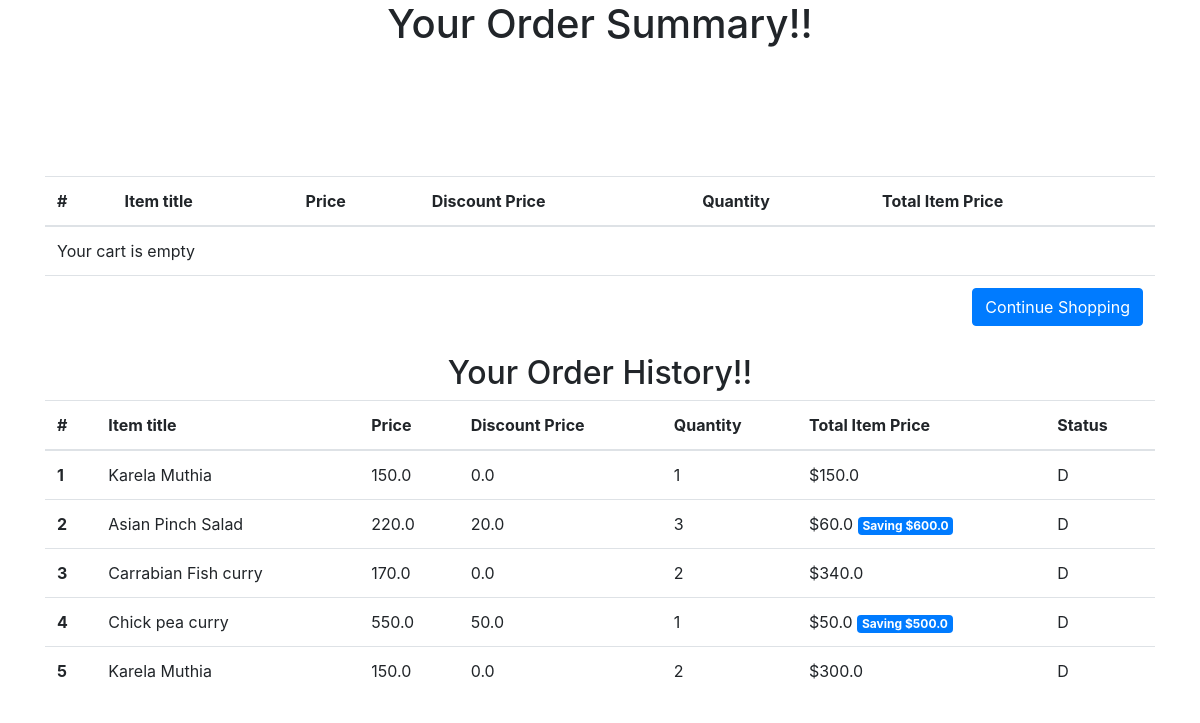
The app's page /order-summary/ (signed in) with its own data.
### core/models.py (models this page shows, shortened)
class OrderItem(models.Model):
    timestampStr = datetime.now().strftime("%d-%b-%Y (%H:%M:%S.%f)")
    user = models.ForeignKey(settings.AUTH_USER_MODEL,
                             on_delete=models.CASCADE)
    ordered = models.BooleanField(default=False)
    item = models.ForeignKey(Item, on_delete=models.CASCADE)
    quantity = models.IntegerField(default=1)
    status = models.CharField(choices=STATUS_CHOICES, max_length =1, default = 'O')
    chef_key = models.CharField(max_length=100 , default = timestampStr)
    def get_total_item_price(self):
        return self.quantity * self.item.price
    def get_total_discount_item_price(self):
        return self.quantity * self.item.discount_price
    def get_amount_saved(self):
        return self.get_total_item_price() - self.get_total_discount_item_price()

class Item(models.Model):
    chef = models.ForeignKey(settings.AUTH_USER_MODEL,on_delete=models.CASCADE, null=True)
    title = models.CharField(max_length=100)
    is_veg = models.BooleanField(default=True)
    available = models.BooleanField(default=True)
    price = models.FloatField()
    discount_price = models.FloatField(blank=True, null=True)
    calories = models.FloatField(default=0)
    slug = models.SlugField(unique=True)
    description = models.TextField()
    image = models.ImageField(upload_to='item_pics')

### core/views.py (the view)
# urls.py: path('order-summary/', OrderSummaryView.as_view(), name='order-summary'),
class OrderSummaryView(LoginRequiredMixin, View):
	def get(self, *args, **kwargs):
		try:
			order = Order.objects.get(user=self.request.user, ordered=False)
			order1 = Order.objects.get(user=self.request.user, ordered=False).items.filter(user=self.request.user,ordered=False).all()
			order2 = Order.objects.get(user=self.request.user, ordered=False).items.filter(user=self.request.user,ordered=True).all()
			context = {
				'object' : order,
				'object1' : order1,
				'object2' : order2
			}
			return render(self.request, 'core/order_summary.html', context)
		except ObjectDoesNotExist:
			messages.info(self.request, "You do not have an active order")
			return redirect("core:menu")

### core/models.py (called while the page is built)
    def get_total(self):
        total = 0
        for order_item in self.items.filter(ordered=False).all():
            total += order_item.get_final_price()
        return total

### core/templates/core/order_summary.html (shortened to what this page needs)
{% load static %}
<!DOCTYPE html>
<html lang="en">
<head>
  <link rel="stylesheet" href="https://stackpath.bootstrapcdn.com/bootstrap/4.3.1/css/bootstrap.min.css">
  <link rel="stylesheet" href="https://use.fontawesome.com/releases/v5.6.3/css/all.css">
</head>
<body>
  <h1 align="center">Your Order Summary!!</h1>
  <br> <br> <br> <br> <br>
  <div class="container">
    <div class="table-responsive text-nowrap">
  <table class="table">
    <thead>
      <tr>
        <th scope="col">#</th>
        <th scope="col">Item title</th>
        <th scope="col">Price</th>
        <th scope="col">Discount Price</th>
        <th scope="col">Quantity</th>
        <th scope="col">Total Item Price</th>
      </tr>
    </thead>
    <tbody>
    {% for order_item in object1 %}
      <tr>
        <th scope="row">{{ forloop.counter }}</th>
        <td> {{order_item.item.title}} </td>
        <td>{{order_item.item.price}}</td>
        <td>{{order_item.item.discount_price}}</td>
        <td>
                <a href="{% url 'core:remove-single-item-from-cart' order_item.item.slug %}"><i class="fas fa-minus mr-2"></i></a>
                {{ order_item.quantity }}
                <a href="{% url 'core:add-to-cart' order_item.item.slug %}"><i class="fas fa-plus ml-2"></i></a>
        </td>
        <td>
          {% if order_item.item.discount_price %}
                ${{order_item.get_total_discount_item_price}}
                <span class="badge badge-primary">Saving ${{order_item.get_amount_saved}}</span>
          {% else %}
                ${{order_item.get_total_item_price}}
          {% endif %}
          <a style="color: red;" href="{% url 'core:remove-from-cart' order_item.item.slug %}">
            <i class="fas fa-trash-alt float-right"></i>
          </a>
        </td>
      </tr>
      {% empty %}
      <tr>
        <td colspan="6">Your cart is empty</td>
      </tr>
      <tr>
        <td colspan="6">
            <a class="btn btn-primary float-right" href="{% url 'core:menu' %}">Continue Shopping</a>
        </td>
      </tr>
    {% endfor %}
    </tbody>
  </table>
  <h2 align="center">Your Order History!!</h2>
  <table class="table">
    <thead>
      <tr>
        <th scope="col">#</th>
        <th scope="col">Item title</th>
        <th scope="col">Price</th>
        <th scope="col">Discount Price</th>
        <th scope="col">Quantity</th>
        <th scope="col">Total Item Price</th>
        <th scope="col">Status</th>
      </tr>
    </thead>
    <tbody>
    {% for order_item in object2 %}
      <tr>
        <th scope="row">{{ forloop.counter }}</th>
        <td> {{order_item.item.title}} </td>
        <td>{{order_item.item.price}}</td>
        <td>{{order_item.item.discount_price}}</td>
        <td>
                {{ order_item.quantity }}
        </td>
        <td>
          {% if order_item.item.discount_price %}
                ${{order_item.get_total_discount_item_price}}
                <span class="badge badge-primary">Saving ${{order_item.get_amount_saved}}</span>
          {% else %}
                ${{order_item.get_total_item_price}}
          {% endif %}
        </td>
        <td>{{order_item.status}}</td>
      </tr>
    {% endfor %}
    </tbody>
  </table>
</div>
  </div>
</body>
</html>

### records on screen
OrderItem: item "Karela Muthia", item.price "150.0", item.discount_price "0.0", quantity "1", get_total_item_price "150.0", status "D"
OrderItem: item "Asian Pinch Salad", item.price "220.0", item.discount_price "20.0", quantity "3", get_total_discount_item_price "60.0", get_amount_saved "600.0", status "D"
OrderItem: item "Carrabian Fish curry", item.price "170.0", item.discount_price "0.0", quantity "2", get_total_item_price "340.0", status "D"
OrderItem: item "Chick pea curry", item.price "550.0", item.discount_price "50.0", quantity "1", get_total_discount_item_price "50.0", get_amount_saved "500.0", status "D"
OrderItem: item "Karela Muthia", item.price "150.0", item.discount_price "0.0", quantity "2", get_total_item_price "300.0", status "D"
